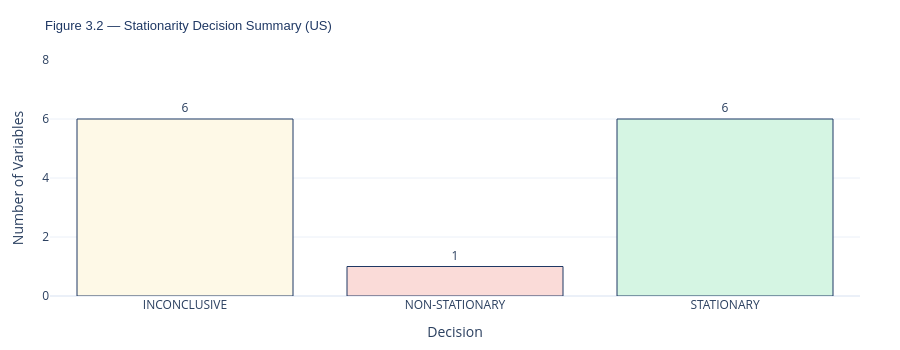

The code cell stored with this chart in its notebook:
### Code cell
# ── 3.4  Decision summary ─────────────────────────────────────────────────────
decision_counts = (stat_df.groupby('Decision')['Variable']
                   .count().reset_index())
decision_counts.columns = ['Decision', 'Count']

fig2 = go.Figure(go.Bar(
    x=decision_counts['Decision'],
    y=decision_counts['Count'],
    marker_color=[DECISION_COLOURS_STAT.get(d, AMBER)
                  for d in decision_counts['Decision']],
    marker_line_color=NAVY,
    marker_line_width=1,
    text=decision_counts['Count'],
    textposition='outside',
    hovertemplate='%{x}: %{y} variables<extra></extra>',
))
fig2.update_layout(
    title=dict(
        text=f'Figure 3.2 — Stationarity Decision Summary ({COUNTRY})',
        font=dict(size=13, color=NAVY, family='Arial'),
    ),
    xaxis_title='Decision',
    yaxis_title='Number of Variables',
    yaxis=dict(range=[0, decision_counts['Count'].max() + 2]),
    template=TEMPLATE,
    height=350,
    margin=dict(t=60, b=40, l=50, r=40),
)
fig2.show()

### Figure 1 — Plotly figure (JSON) as saved in the notebook; plotly's stock layout.template omitted (floating-point values rounded to 4 significant figures)
{"data": [{"hovertemplate": "%{x}: %{y} variables<extra></extra>", "marker": {"color": ["#FEF9E7", "#FADBD8", "#D5F5E3"], "line": {"color": "#1F3864", "width": 1}}, "text": [6.0, 1.0, 6.0], "textposition": "outside", "type": "bar", "x": ["INCONCLUSIVE", "NON-STATIONARY", "STATIONARY"], "y": [6, 1, 6]}], "layout": {"height": 350, "margin": {"b": 40, "l": 50, "r": 40, "t": 60}, "title": {"font": {"color": "#1F3864", "family": "Arial", "size": 13}, "text": "Figure 3.2 — Stationarity Decision Summary (US)"}, "xaxis": {"title": {"text": "Decision"}}, "yaxis": {"range": [0, 8], "title": {"text": "Number of Variables"}}}}
